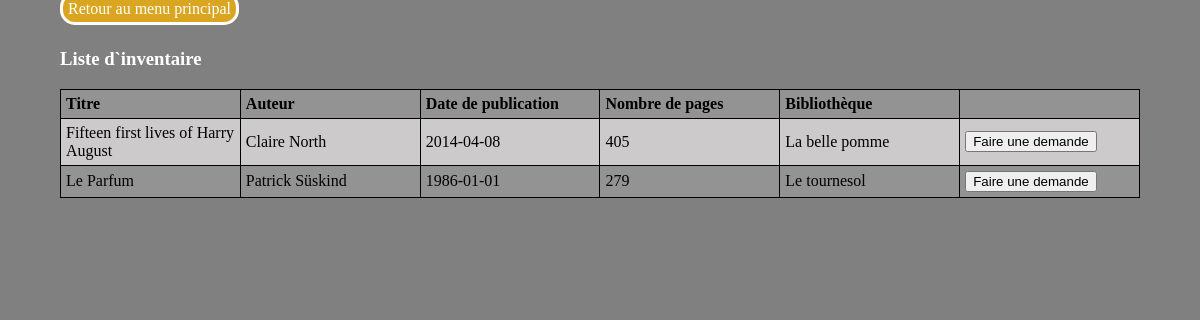
The app's page /ClientdisponibleEmprunt.php with its own data.
### tables this page shows
CREATE TABLE `livres` (
  `id` int NOT NULL,
  `titre` text NOT NULL,
  `auteur` varchar(20) NOT NULL,
  `date_publication` date NOT NULL,
  `nombre_pages` int NOT NULL,
  `bibli_id` int NOT NULL
);

CREATE TABLE `bibliotheque` (
  `id` int NOT NULL,
  `Nom` varchar(25) NOT NULL,
  `adresse_id` int NOT NULL
);

### ClientdisponibleEmprunt.php (the view, shortened to what this page needs)
<!DOCTYPE html>
<html lang="en">
<head>
    <link rel="stylesheet" href="style/css/style.css">
</head>
<body>
    <?php
    $mysqli = new mysqli($host, $username, $password, $database);
    ?>
    <nav>
        <a href="clientHomePage.php">Retour au menu principal</a>
    </nav>
    <?php
    $sql = "SELECT livres.id, `titre`, `auteur`, `date_publication`, `nombre_pages`, `Nom`, livres_id
FROM `livres`
INNER JOIN `bibliotheque`
ON livres.bibli_id = bibliotheque.id
LEFT JOIN `livres_emprunte`
ON livres.id = livres_emprunte.livres_id
WHERE livres_emprunte.livres_id IS NULL
ORDER BY `Nom` ASC";
    $result = $mysqli->query($sql);
    echo '<h3>Liste d`inventaire</h3>';
    echo '<table><tr><th>Titre</th><th>Auteur</th><th>Date de publication</th><th>Nombre de pages</th><th>Bibliothèque</th><th></th></tr>';
    while ($row = $result->fetch_assoc()) {
        echo "<tr>";
        echo "<td>" . $row["titre"] . "</td>";
        echo "<td>" . $row["auteur"] . "</td>";
        echo "<td>" . $row["date_publication"] . "</td>";
        echo "<td>" . $row["nombre_pages"] . "</td>";
        echo "<td>" . $row["Nom"] . "</td>";
        echo '<td><form action="clientReservation.php" method="POST">
    <input type="number" value=' . $row["id"] . ' hidden name="id" id="id">
    <input type="submit" value="Faire une demande">
</form></td>';
        echo "</tr>";
    }
    echo "</table>";
    ?>
</body>
</html>

### style/css/style.css (style rules this page uses)
body { background-color: grey; width: 90%; max-width: 1280px; margin: auto; }
h1, h2, h3, p, legend { color: white; }
nav { margin-bottom: 30px; }
nav a { text-decoration: none; color: white; background-color: goldenrod; border: solid; border-radius: 15px; padding: 5px; }
table, th, td { text-align: left; color: black; border: 1px solid black; border-collapse: collapse; padding: 5px; table-layout: fixed; }
table { width: 100%; }
tr:nth-child(odd) { background-color: #949393; }
tr:nth-child(even) { background-color: #cccaca; }

### records on screen
livres: titre "Fifteen first lives of Harry August", auteur "Claire North", date_publication "2014-04-08", nombre_pages "405", bibli.Nom "La belle pomme"
livres: titre "Le Parfum", auteur "Patrick Süskind", date_publication "1986-01-01", nombre_pages "279", bibli.Nom "Le tournesol"
